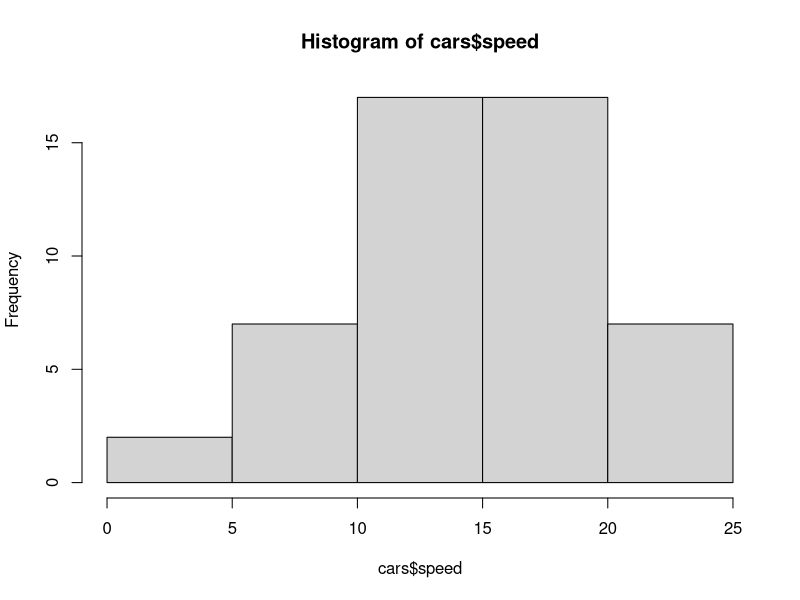
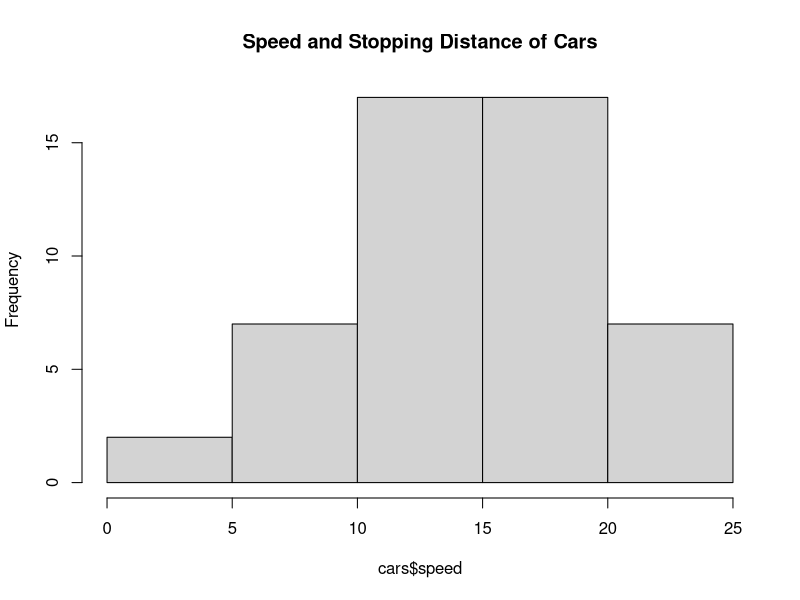
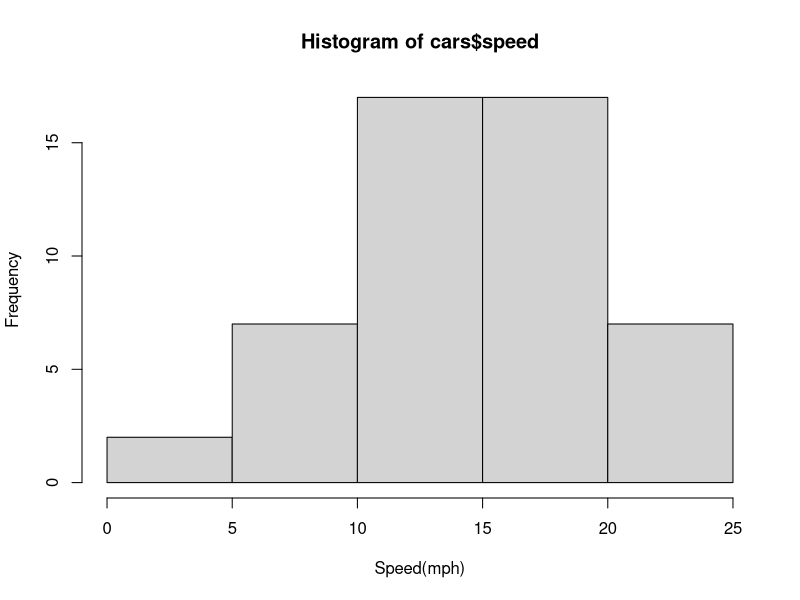
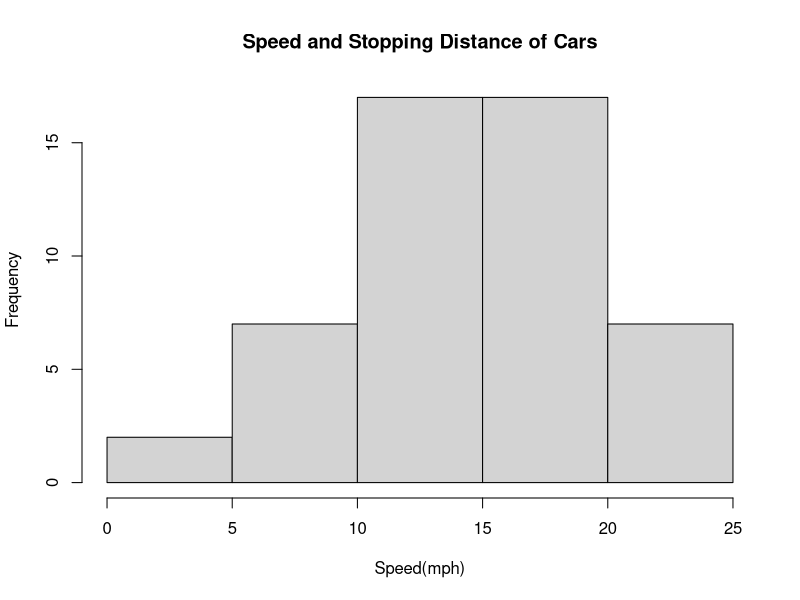

Write R code to recreate these figures, in order.
## ---- chunk 1
knitr::opts_chunk$set(echo = TRUE)
## ---- chunk 2
# enter.dataset.name<-read.csv(file.choose())
## ---- chunk 3
#Mean
mean(cars$speed)

#Median
median(cars$speed)

#Variance
var(cars$speed)

#Standard Deviation
sd(cars$speed)

#Interquartile Range
IQR(cars$speed)

#Min and Max
min(cars$speed)
max(cars$speed)

#Range
max(cars$speed)-min(cars$speed)

#1st Quantile
quantile(cars$speed,.25)

#3rd Quantile
quantile(cars$speed,.75)

#Summary
summary(cars$speed)

## ---- chunk 4
#Histogram
hist(cars$speed)

#Histogram modify title
hist(cars$speed, main="Speed and Stopping Distance of Cars")

#Histogram modify x-axis
hist(cars$speed, xlab="Speed(mph)")

#Histogram modify title 
hist(cars$speed, xlab="Speed(mph)", main="Speed and Stopping Distance of Cars")

